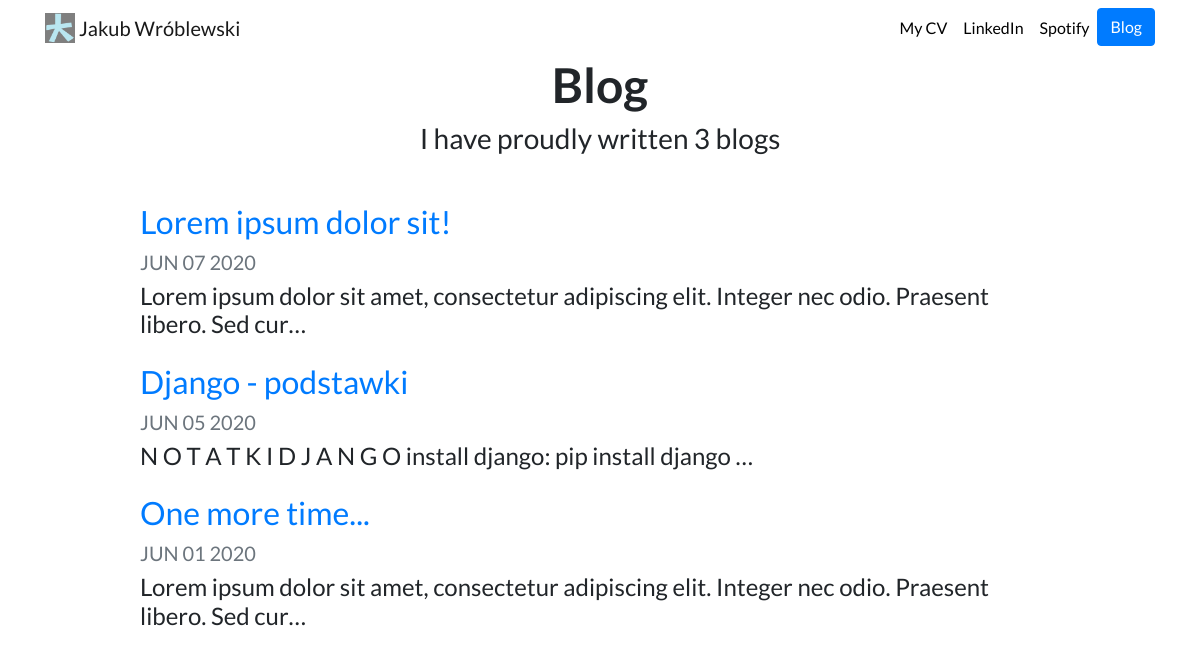
Screenshot of /blog_app/ with the database file from the repository.
### blog_app/models.py (models this page shows, shortened)
class BlogProject(models.Model):
    title = models.CharField(max_length=200)
    date = models.DateField()
    description = models.TextField()

### blog_app/views.py (the view)
def all_blogs(request):
    blog_projects = BlogProject.objects.order_by("-date")
    return render(request, 'blog_app/all_blogs.html', {'blog_projects':blog_projects})

### blog_app/templates/blog_app/all_blogs.html
{% extends 'portfolio_app/base.html' %}
{% load static %}
{% block content %}
<h1 id="blogtitle" class="font-weight-bold text-center">Blog</h1>
<h3 class="text-center mb-5">I have proudly written {{ blog_projects.count }} blog{{ blog_projects.count|pluralize }}</h3>
{% for blog in blog_projects %}
<div class="row justify-content-center my-3">
  <div class="col-md-10">
    <a href="{% url 'blog_app:detail' blog.id %}"">
      <h2>{{ blog.title }}</h2>
    </a>
    <h5 class="text-muted">{{ blog.date|date:'M d Y'|upper }}</h5>
      <h4>{{ blog.description|striptags|truncatechars:100 }}</h4>
  </div>
</div>
  {% endfor %}
  {% endblock %}

### portfolio_app/static/portfolio_app/custom.css (style rules this page uses)
body { font-family: 'Lato', sans-serif; }
#blogtitle { font-size: 3rem; }

### rows the page displays
BlogProject: title "Lorem ipsum dolor sit!", date "JUN 07 2020", description "Lorem ipsum dolor sit amet, consectetur adipiscing elit. Integer nec odio. Praesent libero. Sed cur…"
BlogProject: title "Django - podstawki", date "JUN 05 2020", description "N O T A T K I D J A N G O install django: pip install django …"
BlogProject: title "One more time...", date "JUN 01 2020", description "Lorem ipsum dolor sit amet, consectetur adipiscing elit. Integer nec odio. Praesent libero. Sed cur…"

### other values shown
{{ blog_projects.count }} "3"
